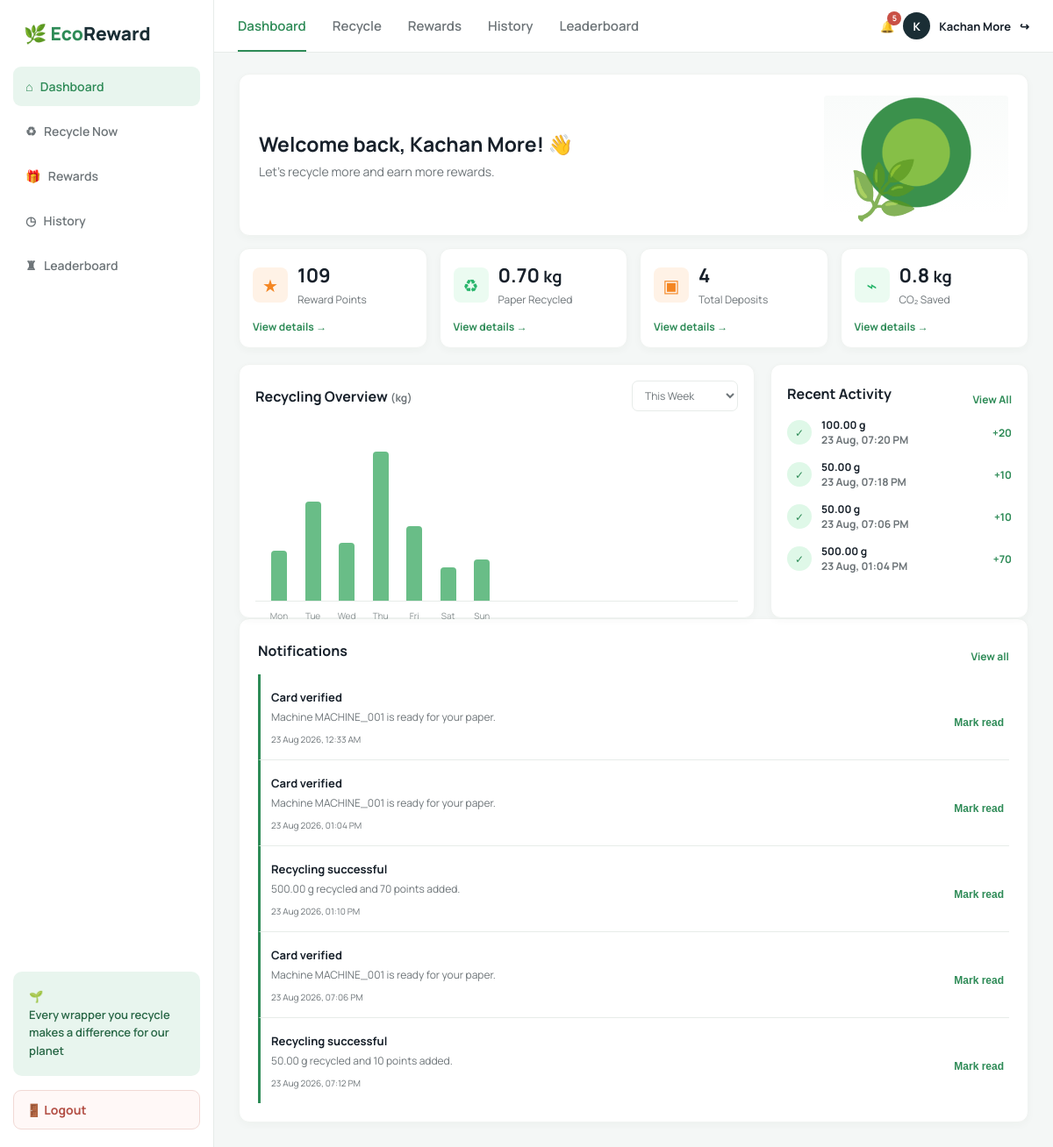
/ (signed in), run on the app's committed database.
### recycling/models.py (models this page shows)
class Profile(models.Model):
    ROLE_CHOICES = [("USER", "User"), ("ADMIN", "Admin")]
    STATUS_CHOICES = [("ACTIVE", "Active"), ("BLOCKED", "Blocked")]
    RFID_STATUS_CHOICES = [("ACTIVE", "Active"), ("BLOCKED", "Blocked")]
    user = models.OneToOneField(User, on_delete=models.CASCADE)
    role = models.CharField(max_length=10, choices=ROLE_CHOICES, default="USER")
    status = models.CharField(max_length=10, choices=STATUS_CHOICES, default="ACTIVE")
    rfid_uid = models.CharField(max_length=64, blank=True, unique=True, null=True)
    rfid_status = models.CharField(max_length=10, choices=RFID_STATUS_CHOICES, default="ACTIVE")
    phone = models.CharField(max_length=30, blank=True)
    points = models.PositiveIntegerField(default=0)
    monthly_goal_kg = models.DecimalField(max_digits=6, decimal_places=2, default=5)

class RecyclingSession(models.Model):
    STATUS_CHOICES = [(x, x.replace("_", " ").title()) for x in ["RFID_VERIFIED", "READY_FOR_DEPOSIT", "MEASURING", "PROCESSING", "COMPLETED", "REJECTED"]]
    user = models.ForeignKey(User, on_delete=models.CASCADE)
    machine = models.ForeignKey(Machine, on_delete=models.PROTECT)
    rfid_card = models.ForeignKey(RFIDCard, on_delete=models.PROTECT, null=True, blank=True, related_name="sessions")
    session_id = models.CharField(max_length=32, editable=False, default=make_session_id)
    rfid_uid = models.CharField(max_length=64)
    status = models.CharField(max_length=30, choices=STATUS_CHOICES, default="RFID_VERIFIED")
    weight_grams = models.DecimalField(max_digits=8, decimal_places=2, default=0)
    points = models.PositiveIntegerField(default=0)
    created_at = models.DateTimeField(auto_now_add=True)
    completed_at = models.DateTimeField(null=True, blank=True)

class Notification(models.Model):
    TYPE_CHOICES = [(value, value.title()) for value in ["RECYCLING", "REWARD", "ACHIEVEMENT", "MACHINE", "GOAL", "REDEMPTION"]]
    user = models.ForeignKey(User, on_delete=models.CASCADE)
    type = models.CharField(max_length=20, choices=TYPE_CHOICES, default="RECYCLING")
    title = models.CharField(max_length=140)
    message = models.TextField()
    is_read = models.BooleanField(default=False)
    created_at = models.DateTimeField(auto_now_add=True)

### recycling/views.py (the view, shortened to what this page needs)
# urls.py: path("", views.dashboard, name="dashboard"),
def dashboard(request):
    if hasattr(request.user, "profile") and request.user.profile.role == "ADMIN":
        return redirect("admin_dashboard")
    profile, _ = Profile.objects.get_or_create(user=request.user)
    sessions = RecyclingSession.objects.filter(user=request.user, status="COMPLETED")
    total_grams = sessions.aggregate(value=Sum("weight_grams"))["value"] or 0
    return render(request, "user/dashboard.html", {"profile": profile, "sessions": sessions.order_by("-created_at")[:4], "total_weight": Decimal(total_grams) / 1000, "deposits": sessions.count(), "co2_saved": Decimal(total_grams) * Decimal("1.15") / 1000, "notifications": Notification.objects.filter(user=request.user, is_read=False)[:5]})

### templates/user/dashboard.html (shortened to what this page needs)
{% extends 'base.html' %} {% block body %}
<div class="shell">
  <aside class="sidebar">
    <div>
      <div class="brand"><span>🌿 Eco</span>Reward</div>
      <nav class="nav">
        <a class="active" href="{% url 'dashboard' %}">⌂ &nbsp; Dashboard</a
        ><a href="{% url 'recycle' %}">♻ &nbsp; Recycle Now</a
        ><a href="{% url 'rewards' %}">🎁 &nbsp; Rewards</a
        ><a href="{% url 'history' %}">◷ &nbsp; History</a
        ><a href="{% url 'leaderboard' %}">♜ &nbsp; Leaderboard</a>
      </nav>
    </div>
    <div class="sidebar-footer">
      <div class="promo">
        🌱<br />Every wrapper you recycle makes a difference for our planet
      </div>
      <a class="logout-button" href="{% url 'logout' %}" onclick="return confirm('Are you sure you want to logout?')">🚪 Logout</a>
    </div>
  </aside>
  <div class="content">
    <header class="topbar">
      <nav class="topnav">
        <a class="active" href="{% url 'dashboard' %}">Dashboard</a
        ><a href="{% url 'recycle' %}">Recycle</a
        ><a href="{% url 'rewards' %}">Rewards</a
        ><a href="{% url 'history' %}">History</a
        ><a href="{% url 'leaderboard' %}">Leaderboard</a>
      </nav>
      <div class="user">
        <a class="notification-link" href="{% url 'user_notifications' %}" aria-label="View notifications">🔔{% if notifications %}<span class="notification-badge">{{ notifications|length }}</span>{% endif %}</a> <a class="profile-shortcut" href="{% url 'profile' %}"><span class="avatar">{{ request.user.username|first|upper }}</span>{{ request.user.first_name|default:request.user.username }}</a>
        <a href="{% url 'logout' %}">↪</a>
      </div>
    </header>
    <main class="main">
      <section class="hero">
        <div class="hero-copy">
          <h1>
            Welcome back, {{ request.user.first_name|default:request.user.username }}! 👋
          </h1>
          <p>Let's recycle more and earn more rewards.</p>
        </div>
        <div class="earth" aria-label="Eco Earth illustration"></div>
      </section>
      <section class="stats">
        <div class="card stat">
          <div class="stat-top">
            <div class="icon">★</div>
            <div>
              <strong>{{ profile.points }}</strong
              ><span class="muted">Reward Points</span>
            </div>
          </div>
          <a class="detail" href="{% url 'rewards' %}">View details →</a>
        </div>
        <div class="card stat">
          <div class="stat-top">
            <div class="icon green">♻</div>
            <div>
              <strong>{{ total_weight|floatformat:2 }} <small>kg</small></strong
              ><span class="muted">Paper Recycled</span>
            </div>
          </div>
          <a class="detail" href="{% url 'history' %}">View details →</a>
        </div>
        <div class="card stat">
          <div class="stat-top">
            <div class="icon">▣</div>
            <div>
              <strong>{{ deposits }}</strong
              ><span class="muted">Total Deposits</span>
            </div>
          </div>
          <a class="detail" href="{% url 'history' %}">View details →</a>
        </div>
        <div class="card stat">
          <div class="stat-top">
            <div class="icon green">⌁</div>
            <div>
              <strong>{{ co2_saved|floatformat:1 }} <small>kg</small></strong
              ><span class="muted">CO₂ Saved</span>
            </div>
          </div>
          <a class="detail" href="#">View details →</a>
        </div>
      </section>
      <div class="grid">
        <section class="panel">
          <div class="panel-heading">
            <h2>Recycling Overview <span class="muted">(kg)</span></h2>
            <select
              class="period-select"
              aria-label="Choose chart period"
              onchange="updatePeriod(this.value)"
            >
              <option value="week">This Week</option>
            </select>
          </div>
          <div class="chart" id="recycling-chart">
            <div class="bar" style="height: 30%">
              <div class="bar-label">Mon</div>
            </div>
            <div class="bar" style="height: 60%">
              <div class="bar-label">Tue</div>
            </div>
            <div class="bar" style="height: 35%">
              <div class="bar-label">Wed</div>
            </div>
            <div class="bar" style="height: 90%">
              <div class="bar-label">Thu</div>
            </div>
            <div class="bar" style="height: 45%">
              <div class="bar-label">Fri</div>
            </div>
            <div class="bar" style="height: 20%">
              <div class="bar-label">Sat</div>
            </div>
            <div class="bar" style="height: 25%">
              <div class="bar-label">Sun</div>
            </div>
          </div>
        </section>
        <section class="panel">
          <div class="panel-heading">
            <h2>Recent Activity</h2>
            <a class="detail" href="{% url 'history' %}">View All</a>
          </div>
          <div class="activity">
            {% for session in sessions %}
            <div class="activity-row">
              <span class="check">✓</span
              ><b>{{ session.weight_grams }} g<br /><span class="muted">{{ session.created_at|date:'d M, h:i A' }}</span></b><span class="points">+{{ session.points }}</span>
            </div>
            {% empty %}
            <p class="muted">Your recycling activity will appear here.</p>
            {% endfor %}
          </div>
        </section>
      </div>
      <section class="panel dashboard-notifications">
        <div class="panel-heading"><h2>Notifications</h2><a class="detail" href="{% url 'user_notifications' %}">View all</a></div>
        {% for notification in notifications %}
        <article class="notification-row {% if not notification.is_read %}unread{% endif %}" data-notification-id="{{ notification.id }}"><div><strong>{{ notification.title }}</strong><p>{{ notification.message }}</p><small class="muted">{{ notification.created_at|date:'d M Y, h:i A' }}</small></div>{% if not notification.is_read %}<button class="detail notification-read" type="button">Mark read</button>{% endif %}</article>
        {% empty %}<p class="muted">You have no notifications.</p>{% endfor %}
      </section>
    </main>
  </div>
</div>
{% endblock %}

### data on the page
Profile: points "109"
RecyclingSession: weight_grams "100.00", created_at "23 Aug, 07:20 PM", points "20"
RecyclingSession: weight_grams "50.00", created_at "23 Aug, 07:18 PM", points "10"
RecyclingSession: weight_grams "50.00", created_at "23 Aug, 07:06 PM", points "10"
RecyclingSession: weight_grams "500.00", created_at "23 Aug, 01:04 PM", points "70"
Notification: title "Card verified", message "Machine MACHINE_001 is ready for your paper.", created_at "23 Aug 2026, 12:33 AM", is_read "Mark read"
Notification: title "Card verified", message "Machine MACHINE_001 is ready for your paper.", created_at "23 Aug 2026, 01:04 PM", is_read "Mark read"
Notification: title "Recycling successful", message "500.00 g recycled and 70 points added.", created_at "23 Aug 2026, 01:10 PM", is_read "Mark read"
Notification: title "Card verified", message "Machine MACHINE_001 is ready for your paper.", created_at "23 Aug 2026, 07:06 PM", is_read "Mark read"
Notification: title "Recycling successful", message "50.00 g recycled and 10 points added.", created_at "23 Aug 2026, 07:12 PM", is_read "Mark read"

### other printed values
{{ notifications|length }} "5"
{{ request.user.username|first|upper }} "K"
{{ request.user.first_name|default:request.user.username }} "Kachan More"
{{ total_weight|floatformat:2 }} "0.70"
{{ deposits }} "4"
{{ co2_saved|floatformat:1 }} "0.8"
